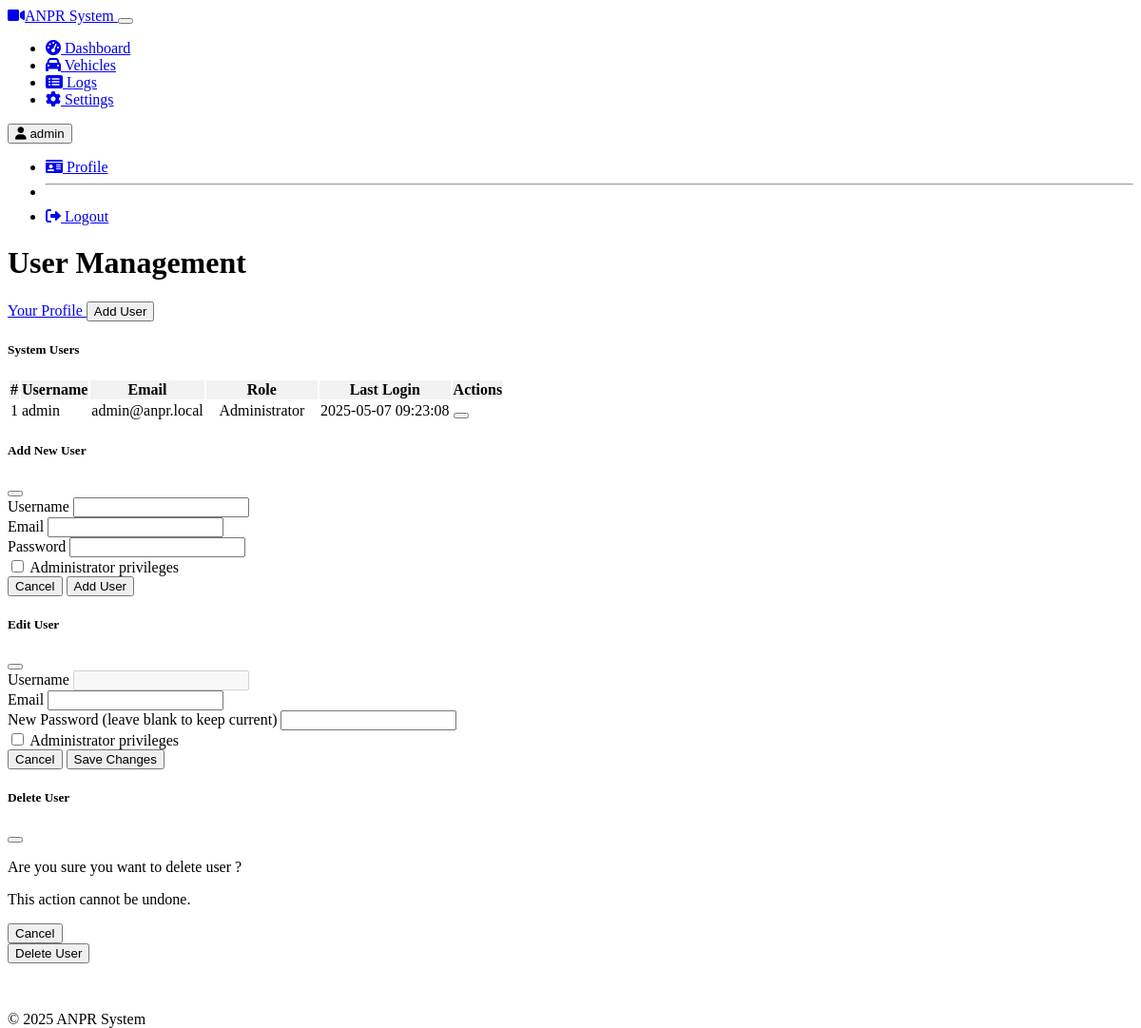
The page /auth/users (signed in) on the database as committed earlier.
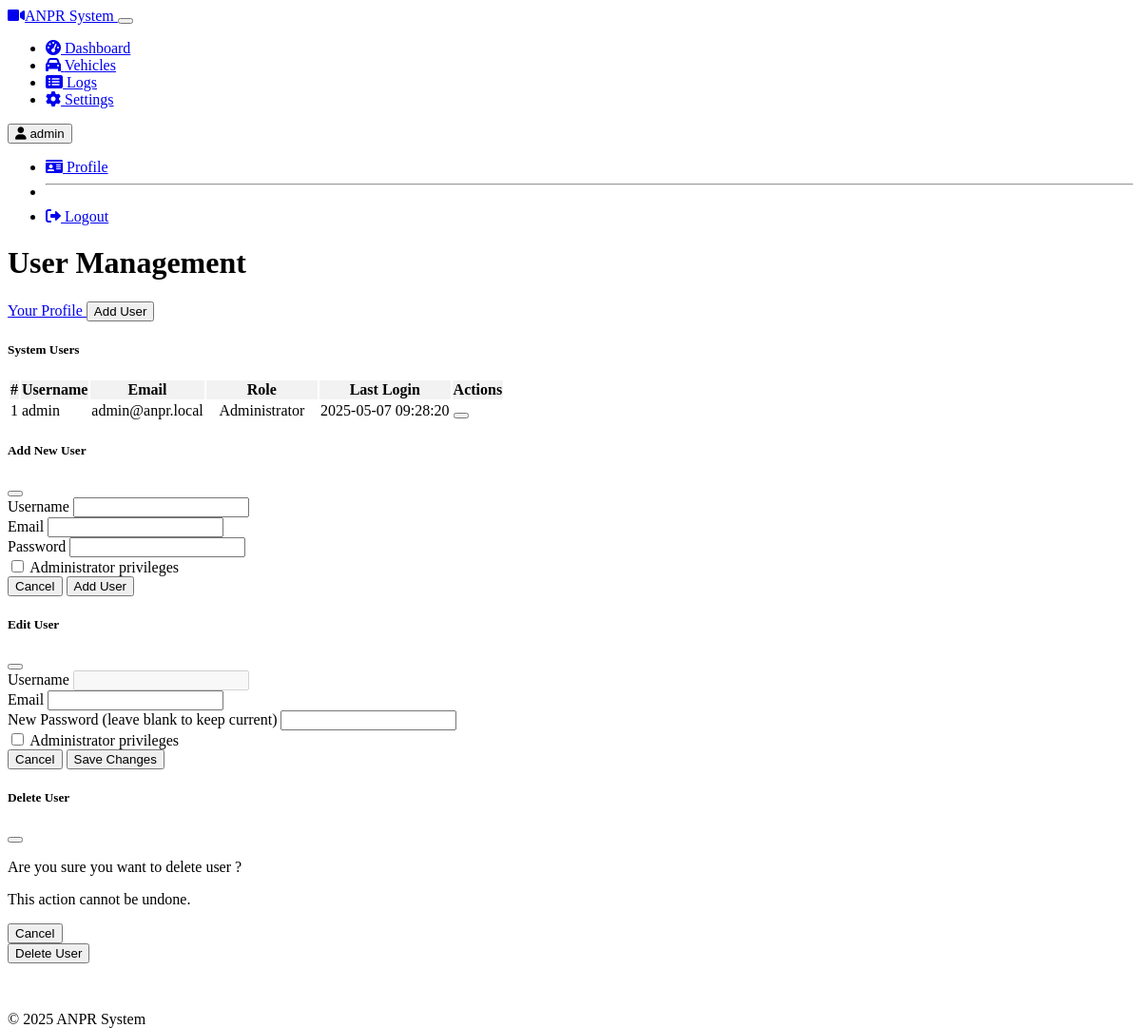
The same page on the database as committed later.
### models.py (models this page shows)
class User(user_mixin_base, db.Model):
    id = db.Column(db.Integer, primary_key=True)
    username = db.Column(db.String(64), unique=True, nullable=False)
    email = db.Column(db.String(120), unique=True, nullable=False)
    password_hash = db.Column(db.String(256), nullable=False)
    is_admin = db.Column(db.Boolean, default=False)
    created_at = db.Column(db.DateTime, default=datetime.utcnow)
    last_login = db.Column(db.DateTime)

### routes/auth.py (the view)
@auth_bp.route('/users', methods=['GET'])
@login_required
def users():
    if not current_user.is_admin:
        flash('You do not have permission to access this page', 'danger')
        return redirect(url_for('dashboard.index'))
    users = User.query.all()
    return render_template('users.html', users=users, current_year=datetime.now().year)

### templates/users.html (shortened to what the changed rows need)
{% extends "base.html" %}
{% block content %}
<div class="col-md-10 offset-md-1">
    <div class="d-flex justify-content-between align-items-center mb-4">
        <h1>User Management</h1>
    </div>
    <div class="card shadow">
        <div class="card-body p-0">
            <div class="table-responsive">
                <table class="table table-hover table-striped mb-0 align-middle">
                    <thead>
                        <tr>
                            <th>#</th>
                            <th>Username</th>
                            <th>Email</th>
                            <th>Role</th>
                            <th>Last Login</th>
                            <th>Actions</th>
                        </tr>
                    </thead>
                    <tbody>
                        {% for user in users %}
                        <tr>
                            <td>{{ user.id }}</td>
                            <td>{{ user.username }}</td>
                            <td>{{ user.email }}</td>
                            <td>
                                {% if user.is_admin %}
                                <span class="badge bg-danger">Administrator</span>
                                {% else %}
                                <span class="badge bg-secondary">Standard User</span>
                                {% endif %}
                            </td>
                            <td>{{ user.last_login.strftime('%Y-%m-%d %H:%M:%S') if user.last_login else 'Never' }}</td>
                            <td>
                                <button class="btn btn-sm btn-primary edit-user-btn" data-bs-toggle="modal" data-bs-target="#editUserModal"
                                        data-user-id="{{ user.id }}" data-username="{{ user.username }}" data-email="{{ user.email }}"
                                        data-is-admin="{{ user.is_admin|lower }}">
                                </button>
                            </td>
                        </tr>
                        {% endfor %}
                    </tbody>
                </table>
            </div>
        </div>
    </div>
</div>
{% endblock %}

### templates/base.html (shortened to what the changed rows need)
<!DOCTYPE html>
<html lang="en" data-bs-theme="dark">
<head>
    <link rel="stylesheet" href="https://cdn.replit.com/agent/bootstrap-agent-dark-theme.min.css">
    <link rel="stylesheet" href="/static/css/custom.css">
    <link rel="stylesheet" href="https://cdnjs.cloudflare.com/ajax/libs/font-awesome/6.0.0/css/all.min.css">
</head>
<body>
    <nav class="navbar navbar-expand-md navbar-dark bg-dark mb-4">
        <div class="container-fluid">
            <div class="collapse navbar-collapse" id="navbarCollapse">
                <div class="d-flex">
                    {% if current_user is defined and current_user.is_authenticated %}
                    <div class="dropdown">
                        <button class="btn btn-outline-light dropdown-toggle" type="button" data-bs-toggle="dropdown">
                            <i class="fas fa-user me-1"></i> {{ current_user.username }}
                        </button>
                        <ul class="dropdown-menu dropdown-menu-end">
                            <li>
                                <a class="dropdown-item" href="{% if url_with_token is defined %}{{ url_with_token('auth.profile') }}{% else %}{{ url_for('auth.profile') }}{% endif %}">
                                    <i class="fas fa-id-card me-1"></i> Profile
                                </a>
                            </li>
                            <li><hr class="dropdown-divider"></li>
                            <li>
                                <a class="dropdown-item" href="{% if url_with_token is defined %}{{ url_with_token('auth.logout') }}{% else %}{{ url_for('auth.logout') }}{% endif %}">
                                    <i class="fas fa-sign-out-alt me-1"></i> Logout
                                </a>
                            </li>
                        </ul>
                    </div>
                    {% else %}
                    <a href="{% if url_with_token is defined %}{{ url_with_token('auth.login') }}{% else %}{{ url_for('auth.login') }}{% endif %}" class="btn btn-outline-light">
                        <i class="fas fa-sign-in-alt me-1"></i> Login
                    </a>
                    {% endif %}
                </div>
            </div>
        </div>
    </nav>
    <main class="container">
        {% block content %}{% endblock %}
    </main>
</body>
</html>

Rows that differ between the two databases and show on the page:
changed User "admin": last_login "2025-05-07 09:23:08" → "2025-05-07 09:28:20"
